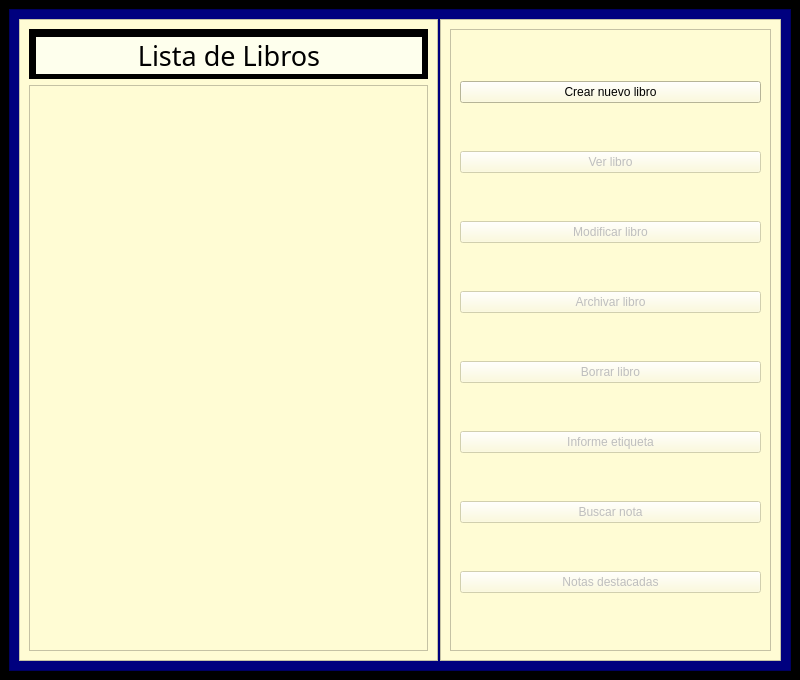
<?xml version="1.0" encoding="UTF-8"?>
<ui version="4.0">
 <class>MainWindowAnotador</class>
 <widget class="QMainWindow" name="MainWindowAnotador">
  <property name="geometry">
   <rect>
    <x>0</x>
    <y>0</y>
    <width>800</width>
    <height>680</height>
   </rect>
  </property>
  <property name="windowTitle">
   <string>Anotador</string>
  </property>
  <property name="autoFillBackground">
   <bool>false</bool>
  </property>
  <property name="styleSheet">
   <string notr="true">background-color: rgb(0, 0, 0);</string>
  </property>
  <widget class="QWidget" name="centralwidget">
   <layout class="QVBoxLayout" name="verticalLayout">
    <item>
     <widget class="QFrame" name="frame">
      <property name="styleSheet">
       <string notr="true">background-color: rgb(0, 0, 127);</string>
      </property>
      <property name="frameShape">
       <enum>QFrame::StyledPanel</enum>
      </property>
      <property name="frameShadow">
       <enum>QFrame::Raised</enum>
      </property>
      <layout class="QHBoxLayout" name="horizontalLayout">
       <property name="spacing">
        <number>2</number>
       </property>
       <item>
        <widget class="QFrame" name="frame_2">
         <property name="styleSheet">
          <string notr="true">background-color: rgb(255, 252, 212);</string>
         </property>
         <property name="frameShape">
          <enum>QFrame::StyledPanel</enum>
         </property>
         <property name="frameShadow">
          <enum>QFrame::Raised</enum>
         </property>
         <layout class="QVBoxLayout" name="verticalLayout_2">
          <item>
           <widget class="QFrame" name="frame_5">
            <property name="minimumSize">
             <size>
              <width>0</width>
              <height>40</height>
             </size>
            </property>
            <property name="styleSheet">
             <string notr="true">background-color: rgb(0, 0, 0);</string>
            </property>
            <property name="frameShape">
             <enum>QFrame::StyledPanel</enum>
            </property>
            <property name="frameShadow">
             <enum>QFrame::Raised</enum>
            </property>
            <layout class="QVBoxLayout" name="verticalLayout_5">
             <property name="spacing">
              <number>5</number>
             </property>
             <property name="leftMargin">
              <number>6</number>
             </property>
             <property name="topMargin">
              <number>7</number>
             </property>
             <property name="rightMargin">
              <number>5</number>
             </property>
             <property name="bottomMargin">
              <number>4</number>
             </property>
             <item>
              <widget class="QLabel" name="labelLibros">
               <property name="font">
                <font>
                 <family>Lucida Handwriting</family>
                 <pointsize>20</pointsize>
                 <weight>50</weight>
                 <italic>false</italic>
                 <bold>false</bold>
                </font>
               </property>
               <property name="styleSheet">
                <string notr="true">font: 20pt &quot;Lucida Handwriting&quot;;
background-color: rgb(254, 255, 237);</string>
               </property>
               <property name="text">
                <string>Lista de Libros</string>
               </property>
               <property name="alignment">
                <set>Qt::AlignCenter</set>
               </property>
              </widget>
             </item>
            </layout>
           </widget>
          </item>
          <item>
           <widget class="QListView" name="listViewLibros"/>
          </item>
         </layout>
        </widget>
       </item>
       <item>
        <widget class="QFrame" name="frame_3">
         <property name="minimumSize">
          <size>
           <width>341</width>
           <height>0</height>
          </size>
         </property>
         <property name="styleSheet">
          <string notr="true">background-color: rgb(255, 252, 212);</string>
         </property>
         <property name="frameShape">
          <enum>QFrame::StyledPanel</enum>
         </property>
         <property name="frameShadow">
          <enum>QFrame::Raised</enum>
         </property>
         <layout class="QVBoxLayout" name="verticalLayout_3">
          <item>
           <widget class="QFrame" name="frame_4">
            <property name="minimumSize">
             <size>
              <width>189</width>
              <height>0</height>
             </size>
            </property>
            <property name="frameShape">
             <enum>QFrame::StyledPanel</enum>
            </property>
            <property name="frameShadow">
             <enum>QFrame::Raised</enum>
            </property>
            <layout class="QVBoxLayout" name="verticalLayout_4">
             <item>
              <widget class="QPushButton" name="pushButtonCrear_Libro">
               <property name="text">
                <string>Crear nuevo libro</string>
               </property>
              </widget>
             </item>
             <item>
              <widget class="QPushButton" name="pushButton_Ver_Libro">
               <property name="enabled">
                <bool>false</bool>
               </property>
               <property name="text">
                <string>Ver libro</string>
               </property>
              </widget>
             </item>
             <item>
              <widget class="QPushButton" name="pushButton_Modificar_Libro">
               <property name="enabled">
                <bool>false</bool>
               </property>
               <property name="text">
                <string>Modificar libro</string>
               </property>
              </widget>
             </item>
             <item>
              <widget class="QPushButton" name="pushButton_Archivar_Libro">
               <property name="enabled">
                <bool>false</bool>
               </property>
               <property name="text">
                <string>Archivar libro</string>
               </property>
              </widget>
             </item>
             <item>
              <widget class="QPushButton" name="pushButton_Borrar_Libro">
               <property name="enabled">
                <bool>false</bool>
               </property>
               <property name="text">
                <string>Borrar libro</string>
               </property>
              </widget>
             </item>
             <item>
              <widget class="QPushButton" name="pushButton_Informe_Etiqueta">
               <property name="enabled">
                <bool>false</bool>
               </property>
               <property name="text">
                <string>Informe etiqueta</string>
               </property>
              </widget>
             </item>
             <item>
              <widget class="QPushButton" name="pushButton_Buscar_Nota">
               <property name="enabled">
                <bool>false</bool>
               </property>
               <property name="text">
                <string>Buscar nota</string>
               </property>
              </widget>
             </item>
             <item>
              <widget class="QPushButton" name="pushButton_Notas_Destacadas">
               <property name="enabled">
                <bool>false</bool>
               </property>
               <property name="text">
                <string>Notas destacadas</string>
               </property>
              </widget>
             </item>
            </layout>
           </widget>
          </item>
         </layout>
        </widget>
       </item>
      </layout>
     </widget>
    </item>
   </layout>
  </widget>
 </widget>
 <resources/>
 <connections/>
</ui>
